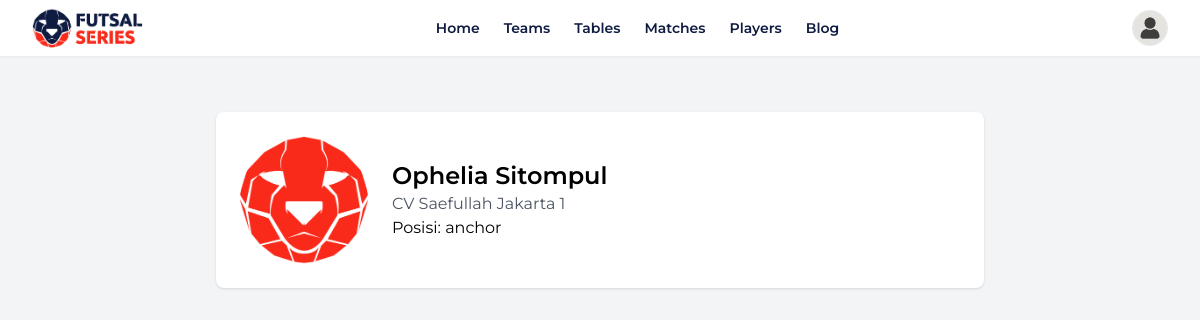
The page /teams/players/1/ on the database its author committed.
### apps/teams/models.py (models this page shows, shortened)
class Player(models.Model):
    POSITION_CHOICES = [
        ('kiper',  'Kiper'),
        ('anchor', 'Anchor'),
        ('flank',  'Flank'),
        ('pivot',  'Pivot'),
    ]
    team                = models.ForeignKey(Team, on_delete=models.CASCADE, related_name='players')
    name                = models.CharField(max_length=100)
    position            = models.CharField(max_length=20, choices=POSITION_CHOICES)
    jersey_number       = models.CharField(max_length=3)
    guardian_name       = models.CharField(max_length=100)
    photo               = models.ImageField(upload_to='player_photos/', blank=True, null=True)
    supporting_document = models.FileField(upload_to='supporting_documents/', blank=True, null=True)
    is_captain          = models.BooleanField(default=False)

class Team(models.Model):
    CATEGORY_CHOICES = [
        ('sma',        'SMA'),
        ('kuliah',     'Kuliah'),
        ('profesional','Profesional'),
    ]
    STATUS_CHOICES = [
        ('approved',   'Approved'),
        ('rejected',   'Rejected'),
        ('whitelist',  'Whitelist'),
        ('pending',    'Pending'),
    ]
    user              = models.OneToOneField(User, on_delete=models.CASCADE)
    region            = models.ForeignKey(Region, on_delete=models.CASCADE)
    school_name       = models.CharField(max_length=255)
    school_nickname   = models.CharField(max_length=100)
    short_name        = models.CharField(
        max_length=8, blank=True,
        help_text='Singkatan 3‑8 huruf, mis. FCB, BVB')
    address           = models.TextField()
    slug            = models.SlugField(unique=True, blank=True)
    coach_name        = models.CharField(max_length=100)
    coach_phone       = models.CharField(max_length=15)
    captain_name      = models.CharField(max_length=100)
    captain_phone     = models.CharField(max_length=15)
    supporter_name    = models.CharField(max_length=100)
    instagram_account = models.CharField(max_length=100, blank=True)
    achievements      = models.TextField()
    logo        = models.ImageField(upload_to='team_logos/',  blank=True, null=True)
    team_photo  = models.ImageField(upload_to='team_photos/')
    category    = models.CharField(max_length=20, choices=CATEGORY_CHOICES, default='sma')
    status      = models.CharField(max_length=10, choices=STATUS_CHOICES, default='pending')
    is_main = models.BooleanField(default=False, help_text="Tick for 12 flagship clubs")
    slug = models.SlugField(max_length=60, unique=True, blank=True, null=True)

### apps/teams/views.py (the view)
# urls.py: path('players/<int:pk>/', views.player_detail, name='player_detail'),
def player_detail(request, pk):
    player = get_object_or_404(Player.objects.select_related('team'), pk=pk)
    return render(request, 'teams/player_detail.html', {'player': player})

### apps/teams/templates/teams/player_detail.html (shortened to what this page needs)
{% extends 'base.html' %}
{% load static %}
{% block content %}
  <div class="container mx-auto max-w-3xl bg-white shadow rounded-lg p-6 my-8">
    <div class="flex items-center gap-6">
      {% if player.photo %}
        <img src="{{ player.photo.url }}" alt="{{ player.name }}"
             class="w-32 h-32 object-cover rounded-full">
      {% else %}
        <img src="{% static 'images/player-default.png' %}"
             alt="Default Player"
             class="w-32 h-32 object-cover rounded-full">
      {% endif %}
      <div>
        <h2 class="text-2xl font-semibold">{{ player.name }}</h2>
        <p class="text-gray-600">{{ player.team.school_name }}</p>
        {% if player.position %}<p>Posisi: {{ player.position }}</p>{% endif %}
      </div>
    </div>
  </div>
{% endblock %}

### apps/core/templates/base.html (style rules this page uses)
body { font-family:'Montserrat',sans-serif }

### rows shown on the page
Player: name "Ophelia Sitompul", team.school_name "CV Saefullah Jakarta 1", position "anchor"
